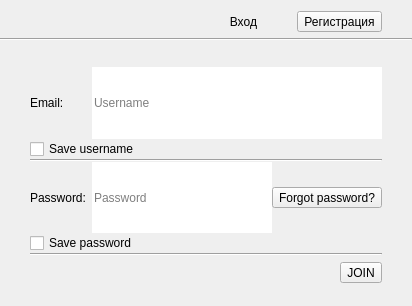
<?xml version="1.0" encoding="UTF-8"?>
<ui version="4.0">
 <class>FormLogin</class>
 <widget class="QFrame" name="FormLogin">
  <property name="geometry">
   <rect>
    <x>0</x>
    <y>0</y>
    <width>412</width>
    <height>306</height>
   </rect>
  </property>
  <property name="windowTitle">
   <string>Form</string>
  </property>
  <layout class="QVBoxLayout" name="verticalLayout">
   <property name="leftMargin">
    <number>0</number>
   </property>
   <property name="rightMargin">
    <number>0</number>
   </property>
   <item>
    <widget class="QFrame" name="frame">
     <property name="frameShape">
      <enum>QFrame::NoFrame</enum>
     </property>
     <property name="frameShadow">
      <enum>QFrame::Raised</enum>
     </property>
     <property name="styleHint" stdset="0">
      <string>header</string>
     </property>
     <layout class="QHBoxLayout" name="horizontalLayout_2" stretch="1000,0,0">
      <property name="spacing">
       <number>0</number>
      </property>
      <property name="leftMargin">
       <number>30</number>
      </property>
      <property name="topMargin">
       <number>0</number>
      </property>
      <property name="rightMargin">
       <number>30</number>
      </property>
      <property name="bottomMargin">
       <number>0</number>
      </property>
      <item>
       <widget class="QLabel" name="headerLabel">
        <property name="text">
         <string>Вход</string>
        </property>
        <property name="alignment">
         <set>Qt::AlignRight|Qt::AlignTrailing|Qt::AlignVCenter</set>
        </property>
       </widget>
      </item>
      <item>
       <spacer name="horizontalSpacer_4">
        <property name="orientation">
         <enum>Qt::Horizontal</enum>
        </property>
        <property name="sizeHint" stdset="0">
         <size>
          <width>40</width>
          <height>20</height>
         </size>
        </property>
       </spacer>
      </item>
      <item>
       <widget class="QToolButton" name="tbSignUp">
        <property name="styleSheet">
         <string notr="true"/>
        </property>
        <property name="text">
         <string>Регистрация</string>
        </property>
        <property name="toolButtonStyle">
         <enum>Qt::ToolButtonTextOnly</enum>
        </property>
       </widget>
      </item>
     </layout>
    </widget>
   </item>
   <item>
    <widget class="Line" name="failLine">
     <property name="orientation">
      <enum>Qt::Horizontal</enum>
     </property>
    </widget>
   </item>
   <item>
    <widget class="QLabel" name="failLabel">
     <property name="text">
      <string/>
     </property>
     <property name="alignment">
      <set>Qt::AlignCenter</set>
     </property>
    </widget>
   </item>
   <item>
    <widget class="QStackedWidget" name="stackedWidget">
     <property name="currentIndex">
      <number>0</number>
     </property>
     <widget class="QWidget" name="invitation">
      <layout class="QGridLayout" name="gridLayout_2">
       <property name="leftMargin">
        <number>30</number>
       </property>
       <property name="topMargin">
        <number>0</number>
       </property>
       <property name="rightMargin">
        <number>30</number>
       </property>
       <property name="bottomMargin">
        <number>12</number>
       </property>
       <item row="0" column="0">
        <layout class="QGridLayout" name="gridLayout">
         <property name="verticalSpacing">
          <number>0</number>
         </property>
         <item row="0" column="0">
          <widget class="QLabel" name="email">
           <property name="text">
            <string>Email:</string>
           </property>
          </widget>
         </item>
         <item row="3" column="0">
          <widget class="QLabel" name="password">
           <property name="text">
            <string>Password:</string>
           </property>
          </widget>
         </item>
         <item row="2" column="0" colspan="2">
          <widget class="Line" name="line">
           <property name="orientation">
            <enum>Qt::Horizontal</enum>
           </property>
           <property name="styleHint" stdset="0">
            <string>line</string>
           </property>
          </widget>
         </item>
         <item row="1" column="0" colspan="2">
          <widget class="QCheckBox" name="saveUsername">
           <property name="text">
            <string>Save username</string>
           </property>
          </widget>
         </item>
         <item row="3" column="1">
          <layout class="QHBoxLayout" name="horizontalLayout">
           <item>
            <widget class="QLineEdit" name="edPassword">
             <property name="sizePolicy">
              <sizepolicy hsizetype="Expanding" vsizetype="Expanding">
               <horstretch>0</horstretch>
               <verstretch>0</verstretch>
              </sizepolicy>
             </property>
             <property name="styleSheet">
              <string notr="true"/>
             </property>
             <property name="text">
              <string/>
             </property>
             <property name="frame">
              <bool>false</bool>
             </property>
             <property name="placeholderText">
              <string>Password</string>
             </property>
            </widget>
           </item>
           <item>
            <widget class="QToolButton" name="tbForgotPassword">
             <property name="styleSheet">
              <string notr="true"/>
             </property>
             <property name="text">
              <string>Forgot password?</string>
             </property>
            </widget>
           </item>
          </layout>
         </item>
         <item row="0" column="1">
          <widget class="QLineEdit" name="edUsername">
           <property name="sizePolicy">
            <sizepolicy hsizetype="Expanding" vsizetype="Expanding">
             <horstretch>0</horstretch>
             <verstretch>0</verstretch>
            </sizepolicy>
           </property>
           <property name="styleSheet">
            <string notr="true"/>
           </property>
           <property name="text">
            <string/>
           </property>
           <property name="frame">
            <bool>false</bool>
           </property>
           <property name="placeholderText">
            <string>Username</string>
           </property>
          </widget>
         </item>
         <item row="4" column="0" colspan="2">
          <widget class="QCheckBox" name="savePassword">
           <property name="text">
            <string>Save password</string>
           </property>
          </widget>
         </item>
         <item row="5" column="0" colspan="2">
          <widget class="Line" name="line_2">
           <property name="orientation">
            <enum>Qt::Horizontal</enum>
           </property>
           <property name="styleHint" stdset="0">
            <string>line</string>
           </property>
          </widget>
         </item>
        </layout>
       </item>
       <item row="1" column="0">
        <layout class="QHBoxLayout" name="horizontalLayout_3">
         <item>
          <spacer name="horizontalSpacer">
           <property name="orientation">
            <enum>Qt::Horizontal</enum>
           </property>
           <property name="sizeHint" stdset="0">
            <size>
             <width>40</width>
             <height>20</height>
            </size>
           </property>
          </spacer>
         </item>
         <item>
          <widget class="QToolButton" name="tbAccept">
           <property name="sizePolicy">
            <sizepolicy hsizetype="Preferred" vsizetype="Preferred">
             <horstretch>0</horstretch>
             <verstretch>0</verstretch>
            </sizepolicy>
           </property>
           <property name="styleSheet">
            <string notr="true"/>
           </property>
           <property name="text">
            <string>JOIN</string>
           </property>
          </widget>
         </item>
        </layout>
       </item>
      </layout>
     </widget>
     <widget class="QWidget" name="waiting">
      <layout class="QVBoxLayout" name="verticalLayout_2">
       <property name="spacing">
        <number>20</number>
       </property>
       <property name="topMargin">
        <number>30</number>
       </property>
       <property name="bottomMargin">
        <number>40</number>
       </property>
       <item>
        <spacer name="verticalSpacer">
         <property name="orientation">
          <enum>Qt::Vertical</enum>
         </property>
         <property name="sizeHint" stdset="0">
          <size>
           <width>20</width>
           <height>40</height>
          </size>
         </property>
        </spacer>
       </item>
       <item>
        <widget class="QLabel" name="label">
         <property name="text">
          <string>Пожалуйста подождите</string>
         </property>
         <property name="alignment">
          <set>Qt::AlignCenter</set>
         </property>
        </widget>
       </item>
       <item>
        <layout class="QHBoxLayout" name="horizontalLayout_4">
         <item>
          <spacer name="horizontalSpacer_2">
           <property name="orientation">
            <enum>Qt::Horizontal</enum>
           </property>
           <property name="sizeHint" stdset="0">
            <size>
             <width>40</width>
             <height>20</height>
            </size>
           </property>
          </spacer>
         </item>
         <item>
          <widget class="QLabel" name="waitLabel">
           <property name="minimumSize">
            <size>
             <width>63</width>
             <height>59</height>
            </size>
           </property>
           <property name="maximumSize">
            <size>
             <width>63</width>
             <height>59</height>
            </size>
           </property>
           <property name="text">
            <string/>
           </property>
          </widget>
         </item>
         <item>
          <spacer name="horizontalSpacer_3">
           <property name="orientation">
            <enum>Qt::Horizontal</enum>
           </property>
           <property name="sizeHint" stdset="0">
            <size>
             <width>40</width>
             <height>20</height>
            </size>
           </property>
          </spacer>
         </item>
        </layout>
       </item>
       <item>
        <spacer name="verticalSpacer_2">
         <property name="orientation">
          <enum>Qt::Vertical</enum>
         </property>
         <property name="sizeHint" stdset="0">
          <size>
           <width>20</width>
           <height>40</height>
          </size>
         </property>
        </spacer>
       </item>
      </layout>
     </widget>
    </widget>
   </item>
  </layout>
 </widget>
 <resources/>
 <connections/>
</ui>
